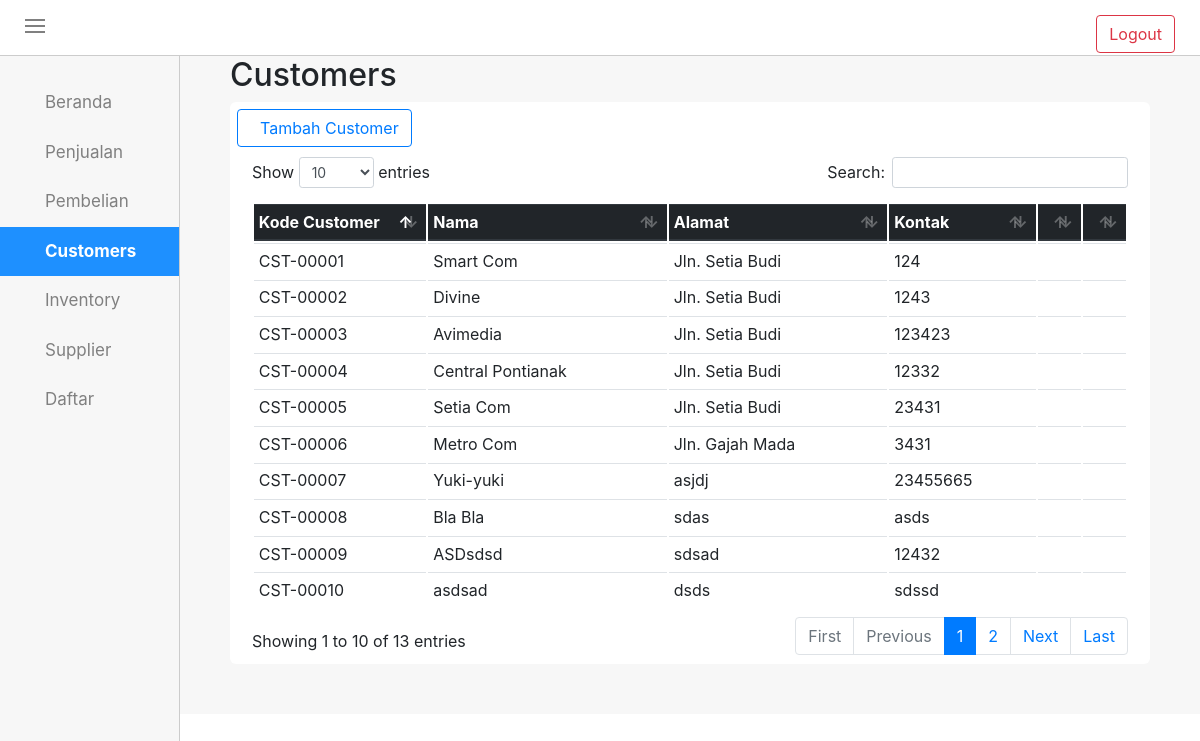
Page /customers.php (signed in) on the committed database.
### tables this page shows
CREATE TABLE `tb_customer` (
  `kd_customer` varchar(10) NOT NULL,
  `nm_customer` varchar(25) NOT NULL,
  `alamat` varchar(50) NOT NULL,
  `kontak` varchar(13) NOT NULL,
  `hapus` char(1) NOT NULL
);

### customers.php (the view, shortened to what this page needs)
<!DOCTYPE html>
<html>
<head>
	<link rel="stylesheet" type="text/css" href="style.css">
	<link rel="stylesheet" type="text/css" href="css/bootstrap.min.css">
	<link rel="stylesheet" type="text/css" href="css/bootstrap.css">
	<link rel="stylesheet" type="text/css" href="css/dataTables.bootstrap4.min.css">
</head>
<body id="bodyCustomers">
	<div id="topnav">
		<div class="menuicon" onclick="geser()">
			<div class="garis"></div>
			<div class="garis"></div>
			<div class="garis"></div>
		</div>
		<div class="logout">
			<form method="POST" action="logout">
				<input type="submit" name="logout" value="Logout" class="btn btn-outline-danger">
			</form>
		</div>
	</div>
	<div id="sidenav">
		<div id="tab">
			<div class="tabbutton">
				<a href="mainform" class="aktif"><span class="ion-ios-home"></span>Beranda</a>
				<a href="penjualan" target="_blank"><span class="ion-cash"></span>Penjualan</a>
				<a href="pembelian" target="_blank"><span class="ion-android-cart"></span>Pembelian</a>
				<a class="active" href="customers"><span class="ion-ios-people"></span>Customers</a>
				<a href="inventory" class="aktif"><span class="ion-briefcase"></span>Inventory</a>
				<a href="supplier" class="aktif"><span class="ion-person-stalker"></span>Supplier</a>
			</div>
				<a class="aktif drop" id="btn_daftar"><span class="ion-android-list"></span>Daftar<i class="ion-arrow-down-b"></i></a>
		</div>
	</div>
	<div id="rightside">
		<div id="beranda">
			<div class="all-box">
				<div class="all-top">
					<h2>Customers</h2>
				</div>
				<div class="all-content">
					<div class="all-head">
						<div class="button-add">
							<button class="btn btn-outline-primary" onclick="document.getElementById('id01').style.display='block'" style="width:auto;"><span class="ion-person-add"></span>Tambah Customer</button>
						</div>
						<br>
					</div>
					<br>
					<div id="container">
							<div class="table-responsive">
								<table class="table table-hover table-sm cell-border" id="table_id">
									<thead class="thead-dark">
										<tr>
											<th width="20%">Kode Customer</th>
											<th width="">Nama</th>
											<th width="">Alamat</th>
											<th width="">Kontak</th>
											<th width="5%"></th>
											<th width="5%"></th>
										</tr>
									</thead>
									<?php
										require_once("conn.php");
										$sql = "SELECT kd_customer,nm_customer,alamat,kontak FROM tb_customer WHERE hapus = 0";
										$q = mysqli_query($conn,$sql);
										while ($r = mysqli_fetch_assoc($q))
										{
										    echo "<tr>";
										    echo "<td>$r[kd_customer]";
										    echo "<td>$r[nm_customer]</td>";
										    echo "<td>$r[alamat]</td>";
										    echo "<td>$r[kontak]</td>";
										    echo "<td align='center'><span class='editCust ion-edit' data-toggle='modal' data-target='#editcustomermodal' data-backdrop='static' data-kodeCustomer='$r[kd_customer]' data-namaCustomer='$r[nm_customer]' data-alamat='$r[alamat]' data-kontak='$r[kontak]'></span></td>";
										    echo "<td align='center'><a class='ion-trash-a' href='customers_hapus.php?hps=$r[kd_customer]' onclick='return functionHapus()' class='hapus' value='.$r[kd_customer]' id='hapus' name='hps' data-id = '.$r[kd_customer]'></a></td>";
										    echo "</tr>";
										}
									?>
								</table>
							</div>
					</div>
				</div>
			</div>
			</div>
		</div>
</body>
</html>

### style.css (style rules this page uses)
body { margin: 0px; padding: 0px; }
#topnav { overflow: hidden; position: sticky; top: 0; width: 100%; height: 56px; background-color: #fff; padding: 15px 25px; border-bottom: 1px solid #ccc; z-index: 3; }
.garis { width: 20px; height: 2px; background-color: gray; margin: 4px 0; }
.menuicon { display: inline-block; cursor: pointer; }
#sidenav { top: 56px; height: 100%; width: 15%; background-color: #f7f7f7; padding-top: 22px; padding-bottom: 22px; left: 0; transition: all 500ms ease-in-out; overflow-x: hidden; z-index: 1; position: fixed; border-right: 1px solid #ccc; }
#tab .tabbutton a, #btn_daftar { display: block; transition: 0.3s; background-color: inherit; color: gray; padding: 12px 25px; width: 100%; border: none; outline: none; text-align: left; cursor: pointer; font-size: 17px; }
#tab a.active { text-decoration: none; background-color: dodgerBlue; color: white; font-weight: bold; }
#rightside { top: 56px; margin-left: 15%; width: 85%; height: 100%; transition: all 500ms ease-in-out; }
.all-box { background-color: #f7f7f7; padding-left: 50px; padding-right: 50px; padding-bottom: 50px; }
.all-top { overflow: hidden; }
.all-content { background-color: #fff; padding: 7px; border-radius: 6px; }
.all-head .button-add { float: left; }
#tab a { text-decoration: none; }

### customers.php (style rules this page uses)
.logout { float : right; }

### rows in the picture
tb_customer: kd_customer "CST-00001", nm_customer "Smart Com", alamat "Jln. Setia Budi", kontak "124"
tb_customer: kd_customer "CST-00002", nm_customer "Divine", alamat "Jln. Setia Budi", kontak "1243"
tb_customer: kd_customer "CST-00003", nm_customer "Avimedia", alamat "Jln. Setia Budi", kontak "123423"
tb_customer: kd_customer "CST-00004", nm_customer "Central Pontianak", alamat "Jln. Setia Budi", kontak "12332"
tb_customer: kd_customer "CST-00005", nm_customer "Setia Com", alamat "Jln. Setia Budi", kontak "23431"
tb_customer: kd_customer "CST-00006", nm_customer "Metro Com", alamat "Jln. Gajah Mada", kontak "3431"
tb_customer: kd_customer "CST-00007", nm_customer "Yuki-yuki", alamat "asjdj", kontak "23455665"
tb_customer: kd_customer "CST-00008", nm_customer "Bla Bla", alamat "sdas", kontak "asds"
tb_customer: kd_customer "CST-00009", nm_customer "ASDsdsd", alamat "sdsad", kontak "12432"
tb_customer: kd_customer "CST-00010", nm_customer "asdsad", alamat "dsds", kontak "sdssd"
